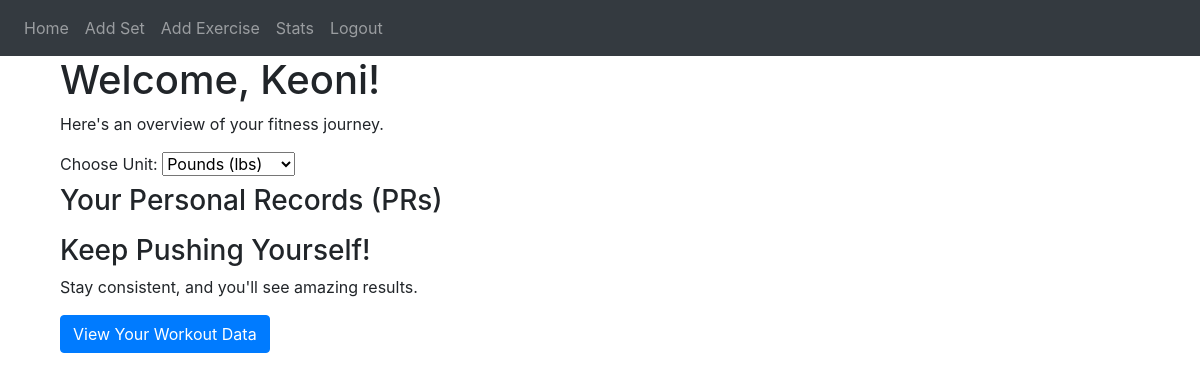
Page / (signed in) on the earlier database version.
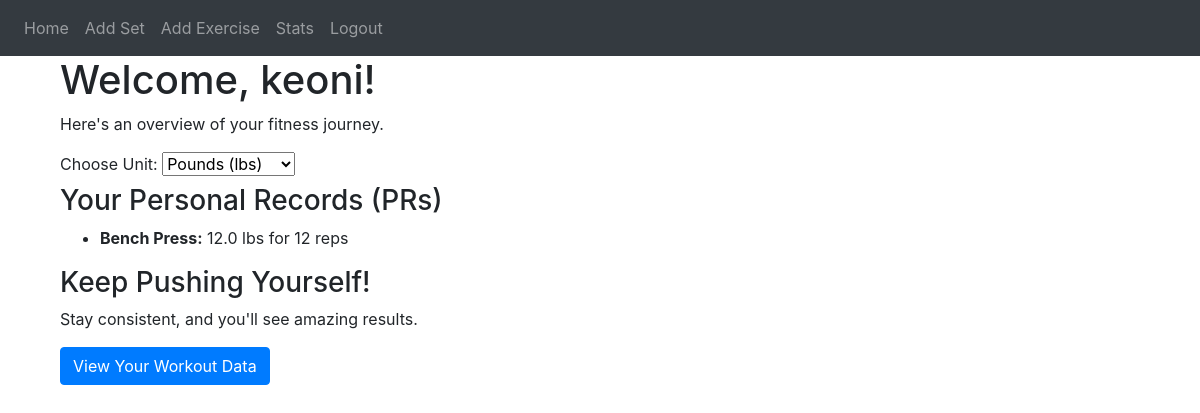
Same page on the later database version.
### website/models.py (models this page shows)
class User(db.Model, UserMixin):
    id = db.Column(db.Integer, primary_key=True)
    email = db.Column(db.String(150), unique=True)
    password = db.Column(db.String(200))
    first_name = db.Column(db.String(40))
    weights = db.relationship('Weight', backref='user', lazy=True)
    workouts = db.relationship('Workout', backref='user', lazy=True)

class Weight(db.Model):
    id = db.Column(db.Integer, primary_key=True)
    exercise_name = db.Column(db.String(200), nullable=False)
    date_worked = db.Column(db.DateTime(timezone="True"), default=func.now())
    weight = db.Column(db.Float, nullable=False)
    units = db.Column(db.Integer, nullable=False)     ## 0 lbs -- 1 kgs
    reps = db.Column(db.Integer, nullable=False)
    workout_id = db.Column(db.Integer, db.ForeignKey('workout.id', ondelete='CASCADE'))
    user_id = db.Column(db.Integer, db.ForeignKey('user.id'))

### website/views.py (the view)
@views.route('/',  methods=['POST','GET'])
@login_required
def home():
    user_id = current_user.id
    unit = 'lbs'  # Default unit is lbs
    if request.method == 'POST':
        unit = request.form.get('unit_select', 'lbs')  # Get the selected unit (default to 'lbs')
    conversion_factor = 2.20462 if unit == 'kg' else 1  # kg to lbs conversion factor
    exercise_prs = db.session.query(
        Weight.exercise_name,
        db.func.max(
            case(
                (Weight.units == 1, Weight.weight * 2.20462),  # Convert kg to lbs
                else_=Weight.weight  # Keep lbs as is
            )
        ).label('max_weight_lbs'),
        db.func.max(Weight.units).label('unit'),
        db.func.max(
            case(
                (Weight.units == 1, Weight.reps),  # Keep reps as is if the unit is kg
                else_=Weight.reps  # Reps for lbs
            )
        ).label('reps')  # Fetch the reps for the maximum weight
    ).filter_by(user_id=user_id).group_by(Weight.exercise_name).all()
    pr_data = {}
    for exercise in exercise_prs:
        exercise_name = exercise.exercise_name
        max_weight = exercise.max_weight_lbs if unit == 'lbs' else exercise.max_weight_lbs / 2.20462  # Convert back to kg if needed
        reps = exercise.reps  # Get the number of reps for the maximum weight
        unit_label = unit  # Display either 'lbs' or 'kg' based on the selected unit
        pr_data[exercise_name] = {
            "weight": round(max_weight, 2),
            "reps": reps,
            "unit": unit_label
        }
    return render_template('home.html',
                           user=current_user,
                           pr_data=pr_data,
                           unit=unit)  # Pass the selected unit to the template

### website/__init__.py (called while the page is built)
def create_app():
    app = Flask(__name__)
    app.config['SECRET_KEY'] = 'gymprogressKey'
    app.config['SQLALCHEMY_DATABASE_URI'] = f'sqlite:///{DB_NAME}'
    db.init_app(app)
    from .views import views
    from .auth import auth
    app.register_blueprint(views, url_prefix='/')
    app.register_blueprint(auth, url_prefix='/')
    from .models import User, Weight, MuscleGroup
    create_database(app)  # Ensure the database is created
    login_manager = LoginManager()
    login_manager.login_view = 'auth.login'
    login_manager.init_app(app)
    @login_manager.user_loader
    def load_user(id):
        return User.query.get(int(id))
    return app

### website/templates/home.html (shortened to what this page needs)
{% extends "base.html" %}
{% block content %}
<div class="container">
    <div class="welcome-section">
        <h1>Welcome, {{ user.first_name }}!</h1>
        <p>Here's an overview of your fitness journey.</p>
    </div>
    <div class="unit-toggle-section">
        <form method="POST" action="{{ url_for('views.home') }}">
            <label for="unit_select">Choose Unit:</label>
            <select id="unit_select" name="unit_select" onchange="this.form.submit()">
                <option value="lbs" {% if unit == 'lbs' %}selected{% endif %}>Pounds (lbs)</option>
            </select>
        </form>
    </div>
    <div class="pr-section">
        <h3>Your Personal Records (PRs)</h3>
        <ul>
            {% for exercise, pr in pr_data.items() %}
                <li>
                    <strong>{{ exercise }}:</strong>
                    {{ pr.weight }} {{ pr.unit }} for {{ pr.reps }} reps
                </li>
            {% endfor %}
        </ul>
    </div>
    <div class="motivation-section">
        <h3>Keep Pushing Yourself!</h3>
        <p>Stay consistent, and you'll see amazing results.</p>
    </div>
    <div class="view-data-button">
        <a href="{{ url_for('views.viewData') }}" class="btn btn-primary">View Your Workout Data</a>
    </div>
</div>
{% endblock %}

### website/templates/base.html (shortened to what this page needs)
<!DOCTYPE html>
<html>
    <head>
        <link
            rel="stylesheet"
            href="https://stackpath.bootstrapcdn.com/bootstrap/4.4.1/css/bootstrap.min.css"
/>
        <link
            rel="stylesheet"
            href="https://stackpath.bootstrapcdn.com/font-awesome/4.7.0/css/font-awesome.min.css"
        />
        <link rel="stylesheet" href="https://cdnjs.cloudflare.com/ajax/libs/tagify/4.9.1/tagify.min.css">
    </head>
    <body>
        <nav class="navbar navbar-expand-lg navbar-dark bg-dark">
            <div class="collapse navbar-collapse" id ="navbar">
                <div class ="navbar-nav">
                    {% if user.is_authenticated %}
                    <a class="nav-item nav-link" id="home" href="/">Home</a>
                    <a class="nav-item nav-link" id="logData" href="/logData">Add Set</a>
                    <a class="nav-item nav-link" id="workout" href="/createWorkout">Add Exercise</a>
                    <a class="nav-item nav-link" id="dataView" href="/viewData">Stats</a>
                    <a class="nav-item nav-link" id="logout" href="/logout">Logout</a>
                    {% else %}
                    <a class="nav-item nav-link" id="login" href="/login">Login</a>
                    <a class="nav-item nav-link" id="signup" href="/signup">Signup</a>
                    {% endif %}
                </div>
            </div>
        </nav>
        <div class="container">
            {% block content %}
            {% endblock %}
        </div>
    </body>
</html>

Differences in the rows shown:
changed User: first_name "Keoni" → "keoni"
added Weight: exercise_name "Bench Press", weight "12.0", unit "lbs", reps "12"
